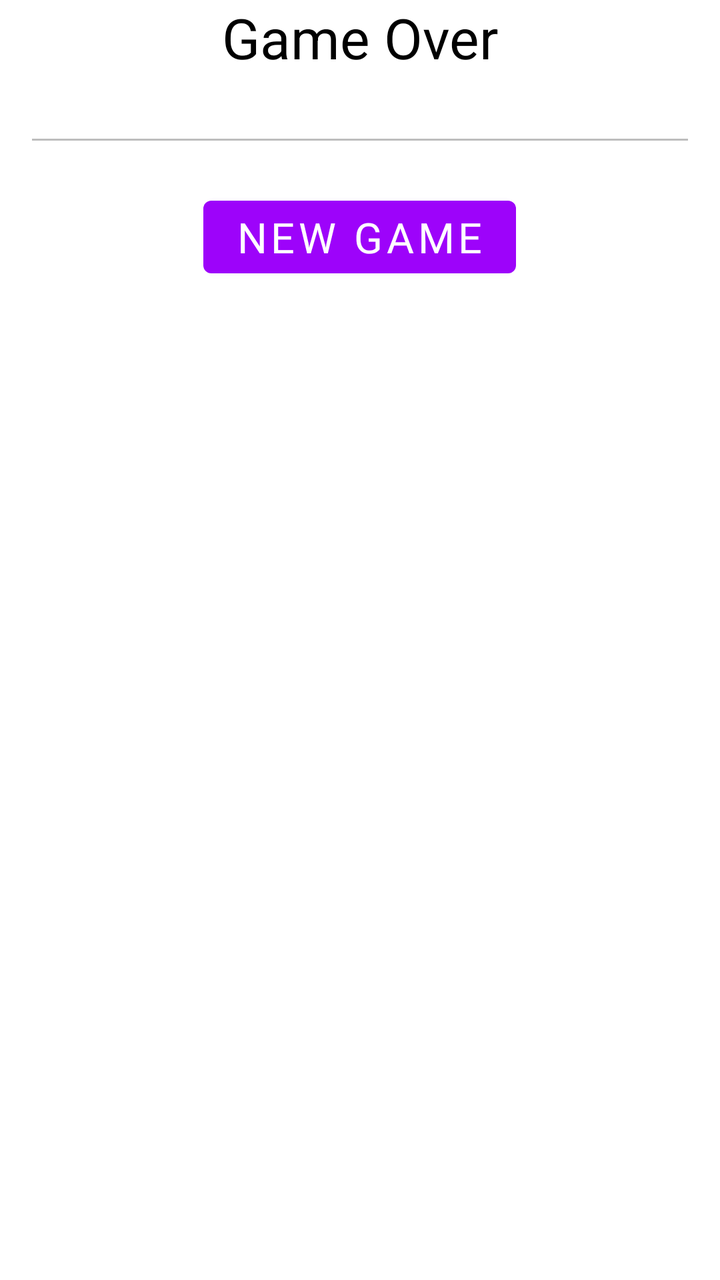
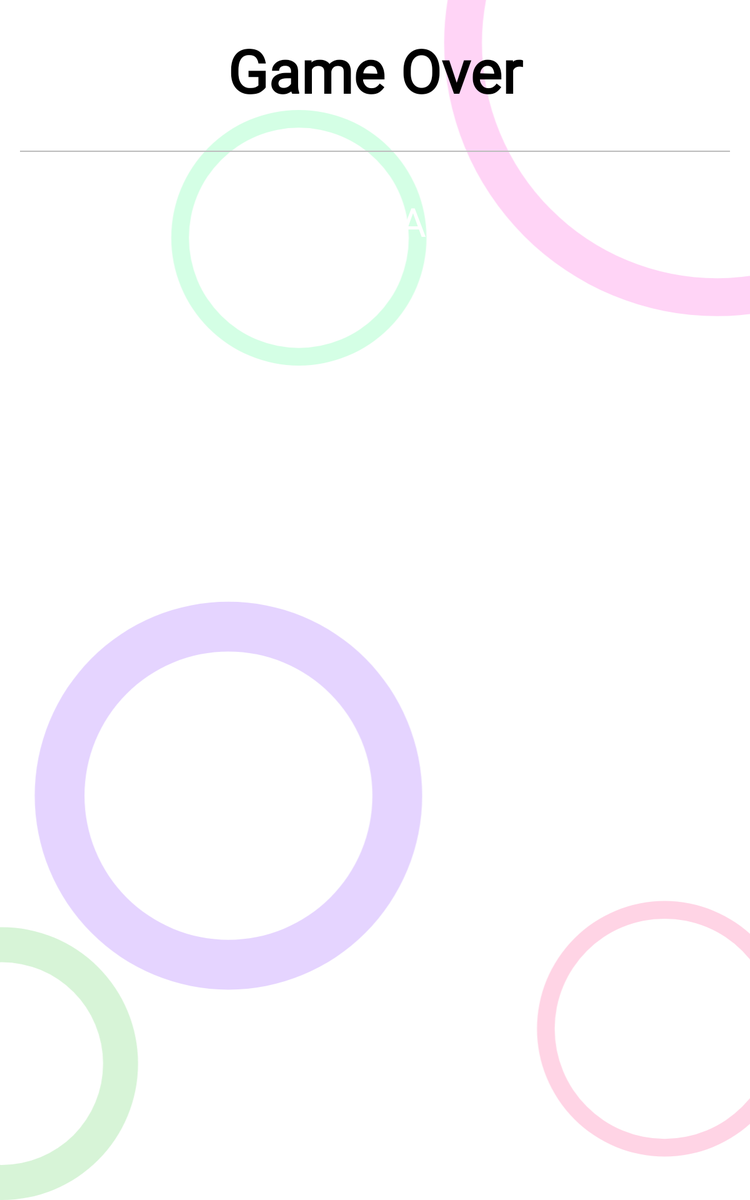

One screen, two layout resources from the same app: the default and the repository's alternative for another configuration. Each is rendered where Android would select it; the XML of both is given below.
<!-- AndroidManifest.xml: application theme AppTheme -->
<!-- res/layout/dialog_results.xml -->
<?xml version="1.0" encoding="utf-8"?>
<LinearLayout xmlns:android="http://schemas.android.com/apk/res/android"
    xmlns:tools="http://schemas.android.com/tools"
    android:layout_width="match_parent"
    android:layout_height="match_parent"
    android:orientation="vertical">

    <TextView
        android:layout_width="match_parent"
        android:layout_height="wrap_content"
        android:layout_marginBottom="16dp"
        android:gravity="center"
        android:text="Game Over"
        android:textColor="@color/black"
        android:textSize="28sp" />


    <View
        android:layout_width="match_parent"
        android:layout_height="1dp"
        android:layout_margin="16dp"
        android:background="@color/grey" />

    <androidx.recyclerview.widget.RecyclerView
        android:id="@+id/recPlayerResults"
        android:layout_width="match_parent"
        android:layout_height="wrap_content"
        tools:itemCount="3"
        tools:listitem="@layout/item_player_results" />

    <Button
        android:id="@+id/btnReject"
        android:layout_width="wrap_content"
        android:layout_height="wrap_content"
        android:layout_gravity="center_horizontal"
        android:layout_margin="8dp"
        android:fontFamily="@font/two_dumb"
        android:text="New Game"
        android:textSize="21sp" />
</LinearLayout>
<!-- resources referenced by this layout -->
<resources>
  <color name="black">#000000</color>
  <color name="grey">#BDBDBD</color>
  <style name="AppTheme" parent="Theme.MaterialComponents.Light.NoActionBar">
          <item name="colorPrimary">@color/colorPrimary</item>
          <item name="colorPrimaryDark">@color/colorPrimaryDark</item>
          <item name="colorAccent">@color/colorAccent</item>
          <item name="android:navigationBarColor">@color/transparent</item>
          <item name="android:windowDrawsSystemBarBackgrounds">true</item>
          <item name="android:statusBarColor">@android:color/transparent</item>
          <item name="android:windowTranslucentStatus">true</item>
          <item name="android:windowTranslucentNavigation">true</item>
      </style>
  <color name="colorPrimary">#9d03fa</color>
  <color name="colorPrimaryDark">#9C00FF</color>
  <color name="colorAccent">#328cbf</color>
  <color name="transparent">#00ffffff</color>
</resources>
<!-- res/layout-sw600dp/dialog_results.xml (the repository's variant of the layout above) -->
<!-- drawn on a 7-inch tablet held upright -->
<?xml version="1.0" encoding="utf-8"?>
<RelativeLayout xmlns:android="http://schemas.android.com/apk/res/android"
    xmlns:tools="http://schemas.android.com/tools"
    android:layout_width="match_parent"
    android:layout_height="wrap_content"
    android:orientation="vertical">

    <ImageView
        android:layout_width="match_parent"
        android:layout_height="0dp"
        android:layout_alignParentTop="true"
        android:layout_alignParentBottom="true"
        android:scaleType="centerCrop"
        android:src="@drawable/ic_dialog_bg" />

    <LinearLayout
        android:layout_width="match_parent"
        android:layout_height="wrap_content"
        android:orientation="vertical">

        <TextView
            android:layout_width="match_parent"
            android:layout_height="wrap_content"
            android:layout_marginTop="24dp"
            android:layout_marginBottom="16dp"
            android:fontFamily="@font/three_dumb"
            android:gravity="center"
            android:text="Game Over"
            android:textColor="@color/black"
            android:textSize="48sp"
            android:textStyle="bold" />


        <View
            android:layout_width="match_parent"
            android:layout_height="1dp"
            android:layout_margin="16dp"
            android:background="@color/grey" />

        <androidx.recyclerview.widget.RecyclerView
            android:id="@+id/recPlayerResults"
            android:layout_width="match_parent"
            android:layout_height="wrap_content"
            tools:itemCount="3"
            tools:listitem="@layout/item_player_results" />

        <com.google.android.material.button.MaterialButton
            android:id="@+id/btnReject"
            android:layout_width="wrap_content"
            android:layout_height="wrap_content"
            android:layout_gravity="center_horizontal"
            android:layout_margin="8dp"
            android:background="@drawable/primary_button_bg"
            android:fontFamily="@font/two_dumb"
            android:text="New Game"
            android:textSize="32sp" />
    </LinearLayout>
</RelativeLayout>
<!-- resources referenced by the variant -->
<!-- as a 7-inch tablet held upright resolves them -->
<resources>
  <color name="black">#000000</color>
  <color name="grey">#BDBDBD</color>
  <!-- drawable ic_dialog_bg: vector/xml drawable (drawable, 3596 chars, omitted) -->
  <style name="AppTheme" parent="Theme.MaterialComponents.Light.NoActionBar">
          <item name="colorPrimary">@color/colorPrimary</item>
          <item name="colorPrimaryDark">@color/colorPrimaryDark</item>
          <item name="colorAccent">@color/colorAccent</item>
          <item name="android:navigationBarColor">@color/transparent</item>
          <item name="android:windowDrawsSystemBarBackgrounds">true</item>
          <item name="android:statusBarColor">@android:color/transparent</item>
          <item name="android:windowTranslucentStatus">true</item>
          <item name="android:windowTranslucentNavigation">true</item>
      </style>
  <color name="colorPrimary">#9d03fa</color>
  <color name="colorPrimaryDark">#9C00FF</color>
  <color name="colorAccent">#328cbf</color>
  <color name="transparent">#00ffffff</color>
</resources>
